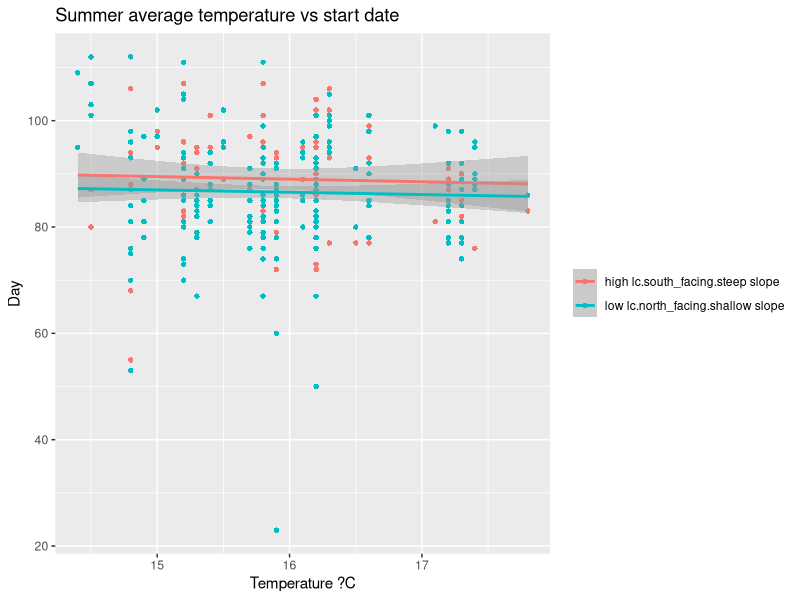
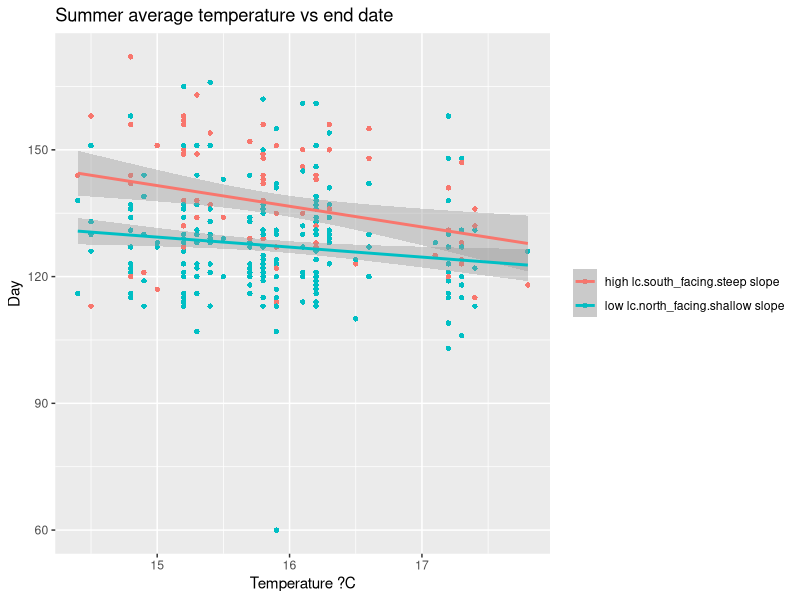
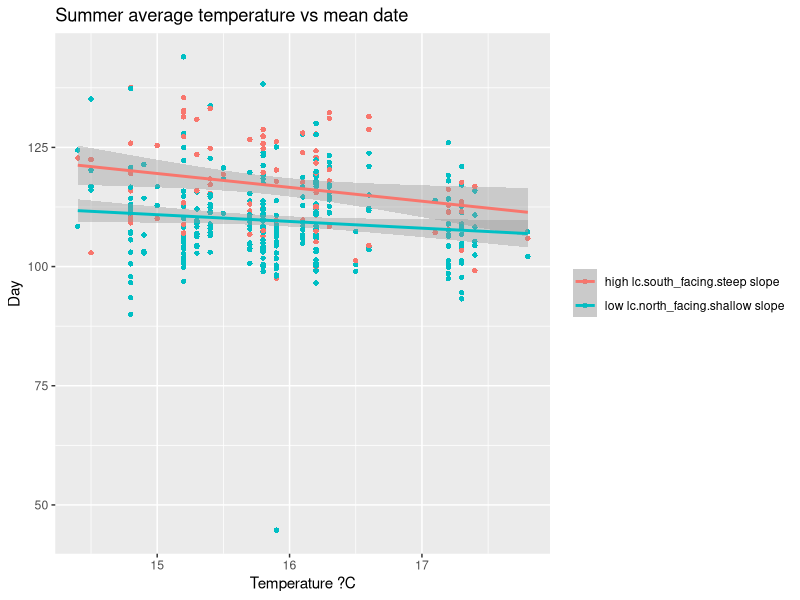
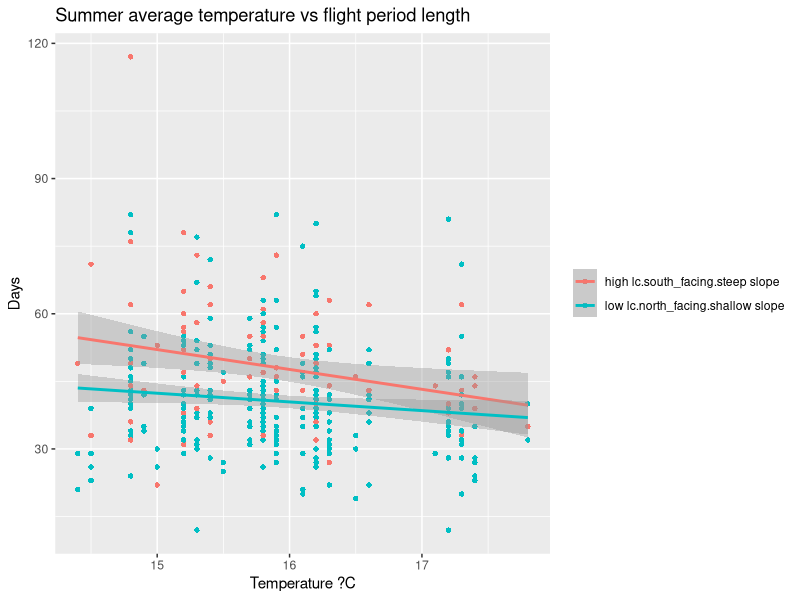
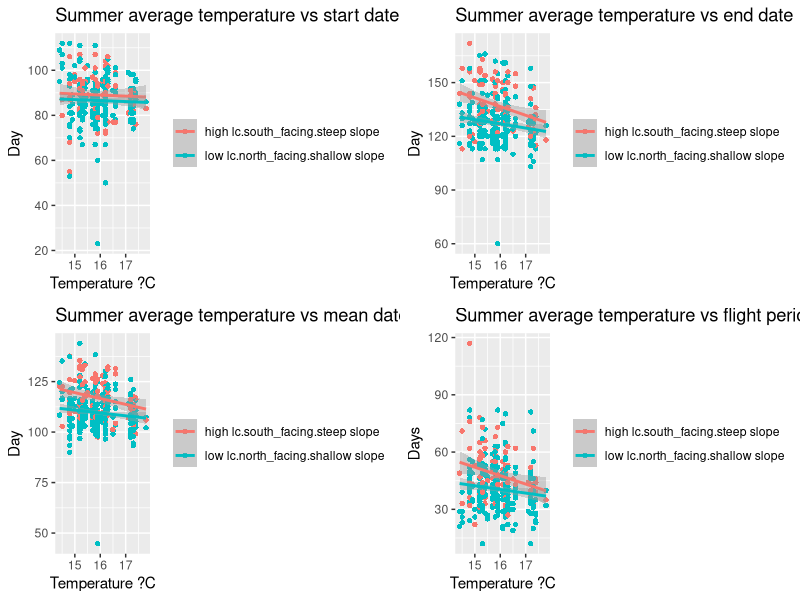
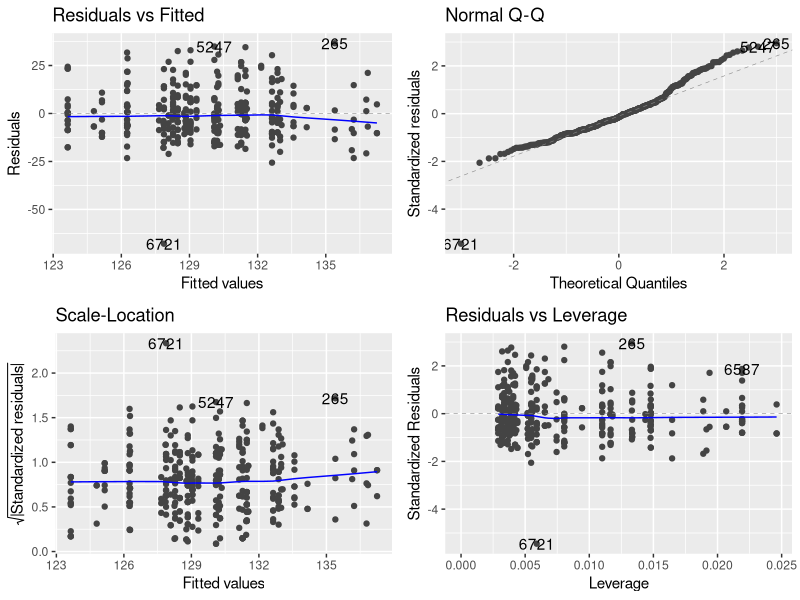

These charts were generated, in order, by the following R code:
library(tidyverse)
library(ggfortify)
library(gridExtra)
library(lme4)

phenology.gis.temperature <-
  read.csv(
    "Landscape_Phenology_Analysis/Outputs/combined_raw_data.csv",header = T)
  

### define high and low chalk

summary(phenology.gis.temperature$LCper)
phenology.gis.temperature$LC.label[phenology.gis.temperature$LCper < (3.108)] <- "low lc"
phenology.gis.temperature$LC.label[phenology.gis.temperature$LCper > (3.108)] <- "high lc"
table(phenology.gis.temperature$LC.label)


###  define steep and shallow slope

summary(phenology.gis.temperature$SLOPE_MEAN)
phenology.gis.temperature$SLOPE_MEAN.label[phenology.gis.temperature$SLOPE_MEAN < (5.03)] <- "shallow slope"

phenology.gis.temperature$SLOPE_MEAN.label[phenology.gis.temperature$SLOPE_MEAN > (5.03)] <- "steep slope"

table(phenology.gis.temperature$SLOPE_MEAN.label)


### define north and south facing


phenology.gis.temperature$NORTHNESS_MEAN.label[phenology.gis.temperature$NORTHNESS_MEAN < (-0.5)] <- "south_facing"
phenology.gis.temperature$NORTHNESS_MEAN.label[phenology.gis.temperature$NORTHNESS_MEAN > (0.5)] <- "north_facing"

table(phenology.gis.temperature$NORTHNESS_MEAN.label)


phenology.gis.temperature$NORTHNESS_MEAN.label[is.na(phenology.gis.temperature$NORTHNESS_MEAN.label)] <- "other"
table(phenology.gis.temperature$NORTHNESS_MEAN.label)

### define steep chalk  etc.

for (i in 1:nrow(phenology.gis.temperature)) {
  phenology.gis.temperature$LC.ASPECT[i] <-
    paste(phenology.gis.temperature[i, "LC.label"],
          phenology.gis.temperature[i, "NORTHNESS_MEAN.label"],
          sep = ".")
}
table(phenology.gis.temperature$LC.ASPECT)
# head(phenology.gis.temperature)


## remove other
phenology.gis.temperature <-
  phenology.gis.temperature[!phenology.gis.temperature$LC.ASPECT == "low lc.other",]

phenology.gis.temperature <-
  phenology.gis.temperature[!phenology.gis.temperature$LC.ASPECT == "high lc.other",]

table(phenology.gis.temperature$LC.ASPECT)

## remove factors not interested in

phenology.gis.temperature <-
  phenology.gis.temperature[!phenology.gis.temperature$LC.ASPECT == "low lc.south_facing",]

phenology.gis.temperature <-
  phenology.gis.temperature[!phenology.gis.temperature$LC.ASPECT == "high lc.north_facing",]

table(phenology.gis.temperature$LC.ASPECT)



# bind labels 

for (i in 1:nrow(phenology.gis.temperature)) {
  phenology.gis.temperature$LC.ASPECT.SLOPE[i] <-
    paste(phenology.gis.temperature[i, "LC.ASPECT"],
          phenology.gis.temperature[i, "SLOPE_MEAN.label"],
          sep = ".")
}

table(phenology.gis.temperature$LC.ASPECT.SLOPE)

#remove unwanted variables
phenology.gis.temperature <-
  phenology.gis.temperature[!phenology.gis.temperature$LC.ASPECT.SLOPE == "high lc.south_facing.shallow slope",]

phenology.gis.temperature <-
  phenology.gis.temperature[!phenology.gis.temperature$LC.ASPECT.SLOPE == "low lc.north_facing.steep slope",]

table(phenology.gis.temperature$LC.ASPECT.SLOPE)

####plotting graphs

start_date <-
  ggplot(phenology.gis.temperature,
         aes(x = JJA, y = daynum.tenth, colour = LC.ASPECT.SLOPE)) +
  geom_point(shape = 16) +
  geom_smooth(method = lm) + 
  ylab("Day") + 
  xlab("Temperature ?C") + 
  ggtitle("Summer average temperature vs start date") +
  theme(legend.title = element_blank())
start_date

end_date <-
  ggplot(phenology.gis.temperature,
         aes(x = JJA, y = daynum.nintieth, colour = LC.ASPECT.SLOPE)) +
  geom_point(shape = 16) +
  geom_smooth(method = lm) + 
  ylab("Day") + 
  xlab("Temperature ?C") + 
  ggtitle("Summer average temperature vs end date") +
  theme(legend.title = element_blank())
end_date

mean_date <-
  ggplot(phenology.gis.temperature,
         aes(x = JJA, y = daynum.mean, colour = LC.ASPECT.SLOPE)) +
  geom_point(shape = 16) +
  geom_smooth(method = lm) + 
  ylab("Day") + 
  xlab("Temperature ?C") + 
  ggtitle("Summer average temperature vs mean date") +
  theme(legend.title = element_blank())
mean_date

range_date <-
  ggplot(phenology.gis.temperature,
         aes(x = JJA, y = daynum.range, colour = LC.ASPECT.SLOPE)) +
  geom_point(shape = 16) +
  geom_smooth(method = lm) + 
  ylab("Days") + 
  xlab("Temperature ?C") + 
  ggtitle("Summer average temperature vs flight period length") +
  theme(legend.title = element_blank())
range_date

grid.arrange(start_date, end_date, mean_date, range_date)


#### modeling

#run linear model
spring.summer.end <- lm(daynum.nintieth ~ MAM + JJA, data = phenology.gis.temperature)
anova(spring.summer.end)
summary(spring.summer.end)

#test model assumptions
autoplot(spring.summer.end)


#run mixed effects model
model<-lmer(daynum.nintieth ~ MAM + JJA * LC.ASPECT.SLOPE + (1|site), phenology.gis.temperature)
summary(model)

#simplify model, remove slope type
model2<-lmer(daynum.nintieth ~ MAM + JJA + (1|site), phenology.gis.temperature)
summary(model2)

#comapre models
anova(model, model2)
